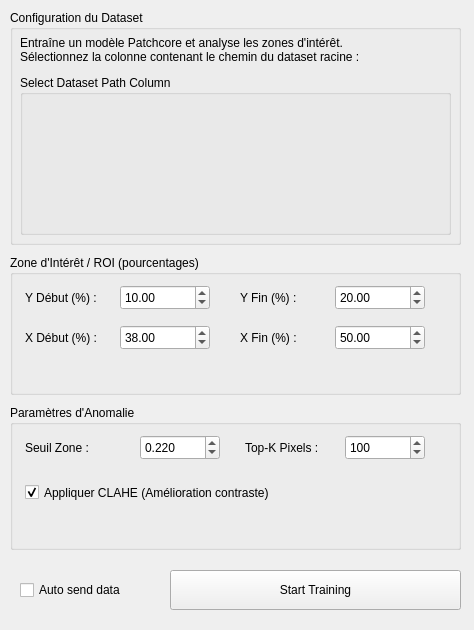
<?xml version="1.0" encoding="UTF-8"?>
<ui version="4.0">
 <class>Form</class>
 <widget class="QWidget" name="Form">
  <property name="geometry">
   <rect>
    <x>0</x>
    <y>0</y>
    <width>474</width>
    <height>630</height>
   </rect>
  </property>
  <property name="minimumSize">
   <size>
    <width>474</width>
    <height>630</height>
   </size>
  </property>
  <property name="maximumSize">
   <size>
    <width>474</width>
    <height>630</height>
   </size>
  </property>
  <property name="windowTitle">
   <string>Anomalib Training</string>
  </property>

  <!-- Groupe Configuration & Sélection de colonne -->
  <widget class="QGroupBox" name="groupBox_dataset">
   <property name="geometry">
    <rect>
     <x>10</x>
     <y>10</y>
     <width>451</width>
     <height>235</height>
    </rect>
   </property>
   <property name="title">
    <string>Configuration du Dataset</string>
   </property>
   <widget class="QLabel" name="Description">
    <property name="geometry">
     <rect>
      <x>10</x>
      <y>20</y>
      <width>431</width>
      <height>40</height>
     </rect>
    </property>
    <property name="text">
     <string>Entraîne un modèle Patchcore et analyse les zones d'intérêt.
Sélectionnez la colonne contenant le chemin du dataset racine :</string>
    </property>
    <property name="wordWrap">
     <bool>true</bool>
    </property>
   </widget>
   <widget class="QGroupBox" name="groupVariable">
    <property name="geometry">
     <rect>
      <x>10</x>
      <y>65</y>
      <width>431</width>
      <height>160</height>
     </rect>
    </property>
    <property name="title">
     <string>Select Dataset Path Column</string>
    </property>
    <!-- Le placeholder indispensable pour BaseListWidget -->
    <widget class="QWidget" name="placeholder" native="true">
     <property name="geometry">
      <rect>
       <x>10</x>
       <y>25</y>
       <width>411</width>
       <height>125</height>
      </rect>
     </property>
    </widget>
   </widget>
  </widget>

  <!-- Groupe Définition Zone ROI -->
  <widget class="QGroupBox" name="groupBox_roi">
   <property name="geometry">
    <rect>
     <x>10</x>
     <y>255</y>
     <width>451</width>
     <height>140</height>
    </rect>
   </property>
   <property name="title">
    <string>Zone d'Intérêt / ROI (pourcentages)</string>
   </property>

   <widget class="QLabel" name="label_ys">
    <property name="geometry">
     <rect>
      <x>15</x>
      <y>30</y>
      <width>90</width>
      <height>25</height>
     </rect>
    </property>
    <property name="text">
     <string>Y Début (%) :</string>
    </property>
   </widget>
   <widget class="QDoubleSpinBox" name="doubleSpinBox_zone_ys">
    <property name="geometry">
     <rect>
      <x>110</x>
      <y>30</y>
      <width>90</width>
      <height>25</height>
     </rect>
    </property>
    <property name="maximum">
     <double>100.0</double>
    </property>
    <property name="value">
     <double>10.0</double>
    </property>
   </widget>

   <widget class="QLabel" name="label_ye">
    <property name="geometry">
     <rect>
      <x>230</x>
      <y>30</y>
      <width>90</width>
      <height>25</height>
     </rect>
    </property>
    <property name="text">
     <string>Y Fin (%) :</string>
    </property>
   </widget>
   <widget class="QDoubleSpinBox" name="doubleSpinBox_zone_ye">
    <property name="geometry">
     <rect>
      <x>325</x>
      <y>30</y>
      <width>90</width>
      <height>25</height>
     </rect>
    </property>
    <property name="maximum">
     <double>100.0</double>
    </property>
    <property name="value">
     <double>20.0</double>
    </property>
   </widget>

   <widget class="QLabel" name="label_xs">
    <property name="geometry">
     <rect>
      <x>15</x>
      <y>70</y>
      <width>90</width>
      <height>25</height>
     </rect>
    </property>
    <property name="text">
     <string>X Début (%) :</string>
    </property>
   </widget>
   <widget class="QDoubleSpinBox" name="doubleSpinBox_zone_xs">
    <property name="geometry">
     <rect>
      <x>110</x>
      <y>70</y>
      <width>90</width>
      <height>25</height>
     </rect>
    </property>
    <property name="maximum">
     <double>100.0</double>
    </property>
    <property name="value">
     <double>38.0</double>
    </property>
   </widget>

   <widget class="QLabel" name="label_xe">
    <property name="geometry">
     <rect>
      <x>230</x>
      <y>70</y>
      <width>90</width>
      <height>25</height>
     </rect>
    </property>
    <property name="text">
     <string>X Fin (%) :</string>
    </property>
   </widget>
   <widget class="QDoubleSpinBox" name="doubleSpinBox_zone_xe">
    <property name="geometry">
     <rect>
      <x>325</x>
      <y>70</y>
      <width>90</width>
      <height>25</height>
     </rect>
    </property>
    <property name="maximum">
     <double>100.0</double>
    </property>
    <property name="value">
     <double>50.0</double>
    </property>
   </widget>
  </widget>

  <!-- Paramètres Détection & Image -->
  <widget class="QGroupBox" name="groupBox_params">
   <property name="geometry">
    <rect>
     <x>10</x>
     <y>405</y>
     <width>451</width>
     <height>145</height>
    </rect>
   </property>
   <property name="title">
    <string>Paramètres d'Anomalie</string>
   </property>

   <widget class="QLabel" name="label_th">
    <property name="geometry">
     <rect>
      <x>15</x>
      <y>30</y>
      <width>110</width>
      <height>25</height>
     </rect>
    </property>
    <property name="text">
     <string>Seuil Zone :</string>
    </property>
   </widget>
   <widget class="QDoubleSpinBox" name="doubleSpinBox_zone_threshold">
    <property name="geometry">
     <rect>
      <x>130</x>
      <y>30</y>
      <width>80</width>
      <height>25</height>
     </rect>
    </property>
    <property name="decimals">
     <number>3</number>
    </property>
    <property name="singleStep">
     <double>0.01</double>
    </property>
    <property name="value">
     <double>0.22</double>
    </property>
   </widget>

   <widget class="QLabel" name="label_tk">
    <property name="geometry">
     <rect>
      <x>235</x>
      <y>30</y>
      <width>90</width>
      <height>25</height>
     </rect>
    </property>
    <property name="text">
     <string>Top-K Pixels :</string>
    </property>
   </widget>
   <widget class="QSpinBox" name="spinBox_top_k">
    <property name="geometry">
     <rect>
      <x>335</x>
      <y>30</y>
      <width>80</width>
      <height>25</height>
     </rect>
    </property>
    <property name="maximum">
     <number>10000</number>
    </property>
    <property name="value">
     <number>100</number>
    </property>
   </widget>

   <widget class="QCheckBox" name="checkBox_clahe">
    <property name="geometry">
     <rect>
      <x>15</x>
      <y>75</y>
      <width>391</width>
      <height>25</height>
     </rect>
    </property>
    <property name="text">
     <string>Appliquer CLAHE (Amélioration contraste)</string>
    </property>
    <property name="checked">
     <bool>true</bool>
    </property>
   </widget>
  </widget>

  <!-- Boutons d'action inférieurs -->
  <widget class="QCheckBox" name="checkBox_send">
   <property name="geometry">
    <rect>
     <x>20</x>
     <y>570</y>
     <width>131</width>
     <height>40</height>
    </rect>
   </property>
   <property name="text">
    <string>Auto send data</string>
   </property>
  </widget>
  <widget class="QPushButton" name="pushButton_send">
   <property name="geometry">
    <rect>
     <x>170</x>
     <y>570</y>
     <width>291</width>
     <height>40</height>
    </rect>
   </property>
   <property name="text">
    <string>Start Training</string>
   </property>
  </widget>

 </widget>
 <resources/>
 <connections/>
</ui>
